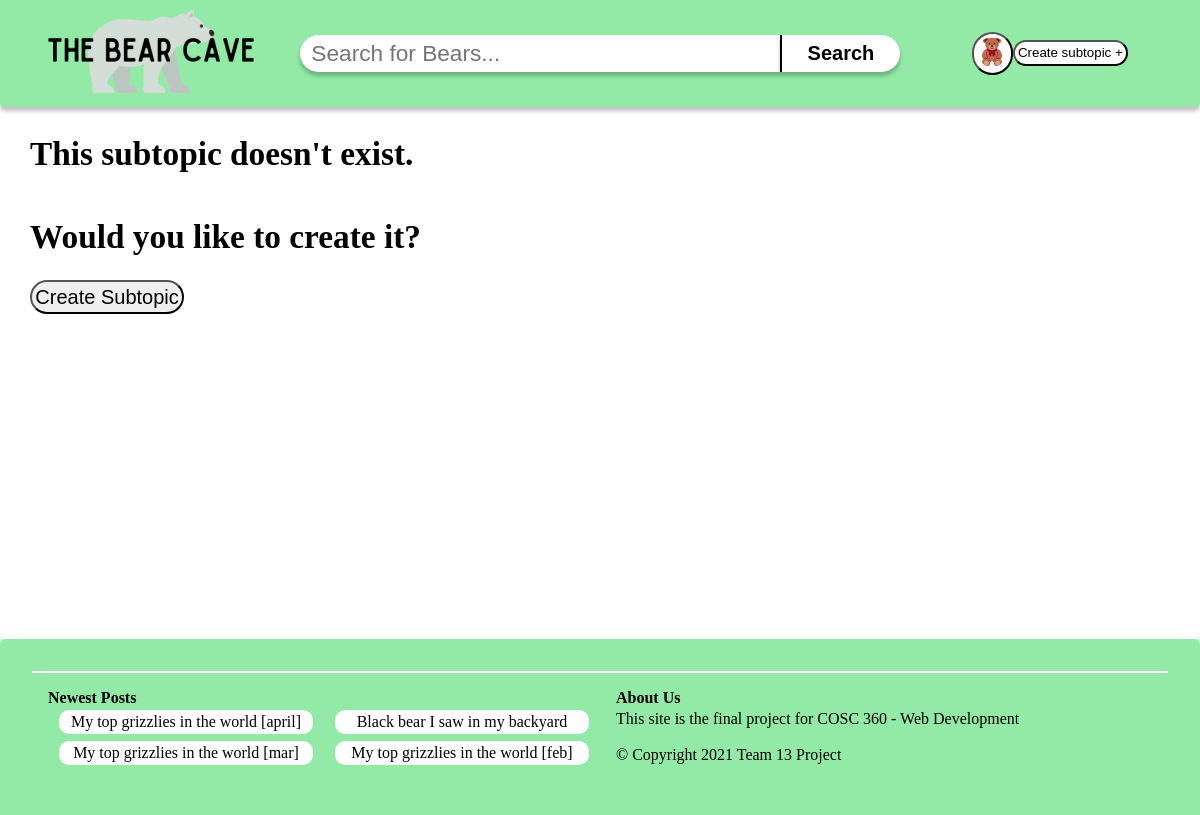
The page /html/noSubtopic.php (signed in) on the database its author committed.
### tables this page shows
CREATE TABLE `users` (
    `username` varchar(255) NOT NULL,
    `firstName` varchar(255) NOT NULL,
    `lastName` varchar(255) NOT NULL,
    `email` varchar(255) NOT NULL,
    `password` varchar(255) NOT NULL,
    `image` varchar(100),
    `disabled` BOOLEAN DEFAULT false,
    UNIQUE (`email`),
    PRIMARY KEY (`username`)
);

CREATE TABLE `post` (
    `pid` INT NOT NULL AUTO_INCREMENT,
    `ptitle` varchar(100) NOT NULL,
    `username` varchar(255) NOT NULL,
    `image` varchar(100),
    `link` varchar(100),
    `content` varchar(1000),
    `date` DATETIME,
    `upvotes` INT,
    `downvotes` INT,
    `title` VARCHAR(255) NOT NULL,
    PRIMARY KEY(`pid`),
    FOREIGN KEY (`username`) REFERENCES `users`(`username`)
        ON UPDATE CASCADE ON DELETE CASCADE,
    FOREIGN KEY (`title`) REFERENCES `subtopic`(`title`)
        ON UPDATE CASCADE ON DELETE CASCADE
);

### html/session.php (the view, shortened to what this page needs)
<?php
include 'config.php';
if (isset($_SESSION['user']) && $_SESSION['user'] === "admin"){
    $statement = $pdo->prepare("SELECT image FROM users WHERE username = ?");
    $statement->execute([$_SESSION['user']]);
    $image= $statement->fetchColumn();
    echo "<div class=\"dropdown\"><button onclick=\"profile()\"><img class=\"PP\" src=\"../images/user/".$image."\" alt=\"".$_SESSION['user']."\" width=\"30px\" height=\"30px\" style=\"border-radius:15px\"></button>";
    echo "<div class=\"dropdown-content\"><a href=\"profile.php\">My Account</a><a href=\"findUser.php\">Find User</a><a href=\"logout.php\">Logout</a></div></div>";
}
else if (isset($_SESSION['user']) && $_SESSION['user'] !== "" ) {
    $statement = $pdo->prepare("SELECT image FROM users WHERE username = ?");
    $statement->execute([$_SESSION['user']]);
    $image= $statement->fetchColumn();
    echo "<div class=\"dropdown\"><button onclick=\"profile()\"><img class=\"PP\" src=\"../images/user/".$image."\" alt=\"".$_SESSION['user']."\" width=\"30px\" height=\"30px\" style=\"border-radius:15px\"></button>";
    echo "<div class=\"dropdown-content\"><a href=\"profile.php\">My Account</a><a href=\"logout.php\">Logout</a></div></div>";
}
else {
    echo "<button><a href=\"LoginPage.php\">Login</a></button>";
}
?>

### html/footer.php (shortened to what this page needs)
<link rel="stylesheet" href="../css/footer.css">
<footer>
<div class="footer-related">
      <h2>Newest Posts</h2>
      <?php include 'config.php';
            $sql = "SELECT pid, ptitle FROM post ORDER BY date DESC LIMIT 4";
            $results = $pdo->query($sql);
            echo "<div class=\"footer-entry\">";
            while($row = $results->fetch())
            {
                echo "<a href=\"posts.php?pid=".$row["pid"]."\">";
                echo "<div class=\"footer-item\">".$row["ptitle"];
                echo "</div>";
                echo "</a>";
            }
            echo "</div>";
            $results = null;?>
   </div>
   <div class="footer-section">
        <h2>About Us</h2>
        <div class="footer-section-item">
        <p>This site is the final project for COSC 360 - Web Development </p>
        <br>
        <p>&copy; Copyright 2021 Team 13 Project
        </div>
   </div>
</footer>

### css/noSubtopic.css (style rules this page uses)
a { text-decoration: none; color: black; }

### css/navBar.css (style rules this page uses)
.account button { background-color: white; outline: none; border-radius: 25px; padding: 0.25em; margin: auto; }
.dropdown { position: relative; display: inline-block; vertical-align: middle; }

### css/footer.css (style rules this page uses)
footer { display: grid; margin-top: 20em; grid-template-columns: 50% 50%; height: auto; padding: 2em; background-color: #92EAA6; border-radius: 5px 5px 0 0; }
.footer-related { border-top: solid 2px white; padding-left: 1em; padding-top: 1em; }
.footer-section { border-top: solid 2px white; padding: 1em 0 1em 1em; }
.footer-entry { display: grid; grid-template-columns: 50% 50%; align-items: center; }
.footer-item { margin: 0.2em auto 0.2em auto; padding: 0.2em; width: 90%; text-align: center; font-size: 12pt; border-radius: 10px; background-color: white; }
.footer-section-item { margin: 0.2em auto 0.2em auto; }

### rows shown on the page
users: image (picture)
post: ptitle "My top grizzlies in the world [april]"
post: ptitle "Black bear I saw in my backyard"
post: ptitle "My top grizzlies in the world [mar]"
post: ptitle "My top grizzlies in the world [feb]"
